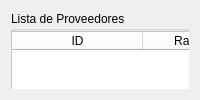
    <widget class="QWidget" name="tab">
     <attribute name="title">
      <string>Proveedores</string>
     </attribute>
     <layout class="QGridLayout" name="gridLayout_2">
      <item row="2" column="0">
       <layout class="QVBoxLayout" name="verticalLayout_2">
        <item>
         <layout class="QVBoxLayout" name="verticalLayout_4">
          <item>
           <widget class="QGroupBox" name="groupBox_4">
            <property name="whatsThis">
             <string>Esta es una lista de proveedores</string>
            </property>
            <property name="title">
             <string>Lista de Proveedores</string>
            </property>
            <property name="flat">
             <bool>false</bool>
            </property>
            <property name="checkable">
             <bool>false</bool>
            </property>
            <property name="checked">
             <bool>false</bool>
            </property>
            <widget class="QTableWidget" name="tablaProveedores">
             <property name="enabled">
              <bool>false</bool>
             </property>
             <property name="geometry">
              <rect>
               <x>0</x>
               <y>20</y>
               <width>809</width>
               <height>379</height>
              </rect>
             </property>
             <property name="sizePolicy">
              <sizepolicy hsizetype="Maximum" vsizetype="Maximum">
               <horstretch>0</horstretch>
               <verstretch>0</verstretch>
              </sizepolicy>
             </property>
             <property name="whatsThis">
              <string/>
             </property>
             <property name="accessibleName">
              <string>Esta es una lista de </string>
             </property>
             <property name="accessibleDescription">
              <string/>
             </property>
             <property name="styleSheet">
              <string notr="true">background-color: white;
color:black;</string>
             </property>
             <property name="frameShadow">
              <enum>QFrame::Plain</enum>
             </property>
             <property name="lineWidth">
              <number>5</number>
             </property>
             <property name="midLineWidth">
              <number>0</number>
             </property>
             <property name="autoScroll">
              <bool>true</bool>
             </property>
             <property name="editTriggers">
              <set>QAbstractItemView::NoEditTriggers</set>
             </property>
             <property name="alternatingRowColors">
              <bool>true</bool>
             </property>
             <attribute name="horizontalHeaderVisible">
              <bool>true</bool>
             </attribute>
             <attribute name="horizontalHeaderCascadingSectionResizes">
              <bool>true</bool>
             </attribute>
             <attribute name="horizontalHeaderMinimumSectionSize">
              <number>7</number>
             </attribute>
             <attribute name="horizontalHeaderDefaultSectionSize">
              <number>131</number>
             </attribute>
             <attribute name="horizontalHeaderHighlightSections">
              <bool>true</bool>
             </attribute>
             <attribute name="horizontalHeaderShowSortIndicator" stdset="0">
              <bool>false</bool>
             </attribute>
             <attribute name="horizontalHeaderStretchLastSection">
              <bool>false</bool>
             </attribute>
             <attribute name="verticalHeaderVisible">
              <bool>false</bool>
             </attribute>
             <attribute name="verticalHeaderCascadingSectionResizes">
              <bool>false</bool>
             </attribute>
             <attribute name="verticalHeaderMinimumSectionSize">
              <number>25</number>
             </attribute>
             <attribute name="verticalHeaderDefaultSectionSize">
              <number>30</number>
             </attribute>
             <attribute name="verticalHeaderHighlightSections">
              <bool>true</bool>
             </attribute>
             <attribute name="verticalHeaderShowSortIndicator" stdset="0">
              <bool>false</bool>
             </attribute>
             <attribute name="verticalHeaderStretchLastSection">
              <bool>false</bool>
             </attribute>
             <column>
              <property name="text">
               <string>ID</string>
              </property>
             </column>
             <column>
              <property name="text">
               <string>Razón social</string>
              </property>
             </column>
             <column>
              <property name="text">
               <string>Teléfono</string>
              </property>
             </column>
             <column>
              <property name="text">
               <string>Correo electrónico</string>
              </property>
             </column>
             <column>
              <property name="text">
               <string>Dirección</string>
              </property>
             </column>
             <column>
              <property name="text">
               <string>Nota</string>
              </property>
             </column>
            </widget>
            <widget class="QWidget" name="layoutWidget">
             <property name="geometry">
              <rect>
               <x>10</x>
               <y>410</y>
               <width>801</width>
               <height>51</height>
              </rect>
             </property>
             <layout class="QHBoxLayout" name="layoutBtnProveedores_3">
              <property name="sizeConstraint">
               <enum>QLayout::SetFixedSize</enum>
              </property>
              <property name="topMargin">
               <number>0</number>
              </property>
              <item>
               <spacer name="horizontalSpacer_19">
                <property name="orientation">
                 <enum>Qt::Horizontal</enum>
                </property>
                <property name="sizeHint" stdset="0">
                 <size>
                  <width>40</width>
                  <height>20</height>
                 </size>
                </property>
               </spacer>
              </item>
              <item>
               <spacer name="horizontalSpacer_13">
                <property name="orientation">
                 <enum>Qt::Horizontal</enum>
                </property>
                <property name="sizeHint" stdset="0">
                 <size>
                  <width>40</width>
                  <height>20</height>
                 </size>
                </property>
               </spacer>
              </item>
              <item>
               <spacer name="horizontalSpacer_20">
                <property name="orientation">
                 <enum>Qt::Horizontal</enum>
                </property>
                <property name="sizeHint" stdset="0">
                 <size>
                  <width>40</width>
                  <height>20</height>
                 </size>
                </property>
               </spacer>
              </item>
              <item>
               <widget class="QPushButton" name="btnNuevoProveedor_7">
                <property name="sizePolicy">
                 <sizepolicy hsizetype="Minimum" vsizetype="Fixed">
                  <horstretch>0</horstretch>
                  <verstretch>0</verstretch>
                 </sizepolicy>
                </property>
                <property name="minimumSize">
                 <size>
                  <width>150</width>
                  <height>0</height>
                 </size>
                </property>
                <property name="font">
                 <font>
                  <pointsize>11</pointsize>
                  <bold>true</bold>
                 </font>
                </property>
                <property name="cursor">
                 <cursorShape>PointingHandCursor</cursorShape>
                </property>
                <property name="styleSheet">
                 <string notr="true">background-color: #6daa44;
color: white;
border-radius:5px;
height: 40%;
font-weight: 600;
</string>
                </property>
                <property name="text">
                 <string>  Nuevo</string>
                </property>
                <property name="icon">
                 <iconset>
                  <normaloff>../assets/Plus.png</normaloff>../assets/Plus.png</iconset>
                </property>
                <property name="iconSize">
                 <size>
                  <width>35</width>
                  <height>35</height>
                 </size>
                </property>
               </widget>
              </item>
              <item>
               <spacer name="horizontalSpacer_21">
                <property name="orientation">
                 <enum>Qt::Horizontal</enum>
                </property>
                <property name="sizeHint" stdset="0">
                 <size>
                  <width>40</width>
                  <height>20</height>
                 </size>
                </property>
               </spacer>
              </item>
              <item>
               <widget class="QPushButton" name="btnModProveedor_7">
                <property name="minimumSize">
                 <size>
                  <width>150</width>
                  <height>0</height>
                 </size>
                </property>
                <property name="font">
                 <font>
                  <family>Segoe UI</family>
                  <pointsize>11</pointsize>
                  <bold>true</bold>
                 </font>
                </property>
                <property name="cursor">
                 <cursorShape>PointingHandCursor</cursorShape>
                </property>
                <property name="styleSheet">
                 <string notr="true">background-color: #006dab;
color: white;
border-radius:5px;
height: 40%;
font-weight: 600;
</string>
                </property>
                <property name="text">
                 <string>  Modificar</string>
                </property>
                <property name="icon">
                 <iconset>
                  <normaloff>../assets/Pencil.png</normaloff>../assets/Pencil.png</iconset>
                </property>
                <property name="iconSize">
                 <size>
                  <width>30</width>
                  <height>30</height>
                 </size>
                </property>
               </widget>
              </item>
              <item>
               <spacer name="horizontalSpacer_22">
                <property name="orientation">
                 <enum>Qt::Horizontal</enum>
                </property>
                <property name="sizeHint" stdset="0">
                 <size>
                  <width>40</width>
                  <height>20</height>
                 </size>
                </property>
               </spacer>
              </item>
              <item>
               <widget class="QPushButton" name="btnElimProveedor_9">
                <property name="minimumSize">
                 <size>
                  <width>150</width>
                  <height>0</height>
                 </size>
                </property>
                <property name="font">
                 <font>
                  <pointsize>11</pointsize>
                  <bold>true</bold>
                 </font>
                </property>
                <property name="cursor">
                 <cursorShape>PointingHandCursor</cursorShape>
                </property>
                <property name="styleSheet">
                 <string notr="true">background-color: #c80000;
color: white;
border-radius:5px;
height: 40%;
font-weight: 600;
</string>
                </property>
                <property name="text">
                 <string>  Eliminar</string>
                </property>
                <property name="icon">
                 <iconset>
                  <normaloff>../assets/Trash.png</normaloff>../assets/Trash.png</iconset>
                </property>
                <property name="iconSize">
                 <size>
                  <width>35</width>
                  <height>35</height>
                 </size>
                </property>
               </widget>
              </item>
              <item>
               <spacer name="horizontalSpacer_29">
                <property name="orientation">
                 <enum>Qt::Horizontal</enum>
                </property>
                <property name="sizeHint" stdset="0">
                 <size>
                  <width>40</width>
                  <height>20</height>
                 </size>
                </property>
               </spacer>
              </item>
              <item>
               <spacer name="horizontalSpacer_30">
                <property name="orientation">
                 <enum>Qt::Horizontal</enum>
                </property>
                <property name="sizeHint" stdset="0">
                 <size>
                  <width>40</width>
                  <height>20</height>
                 </size>
                </property>
               </spacer>
              </item>
             </layout>
            </widget>
           </widget>
          </item>
         </layout>
        </item>
       </layout>
      </item>
     </layout>
    </widget>
